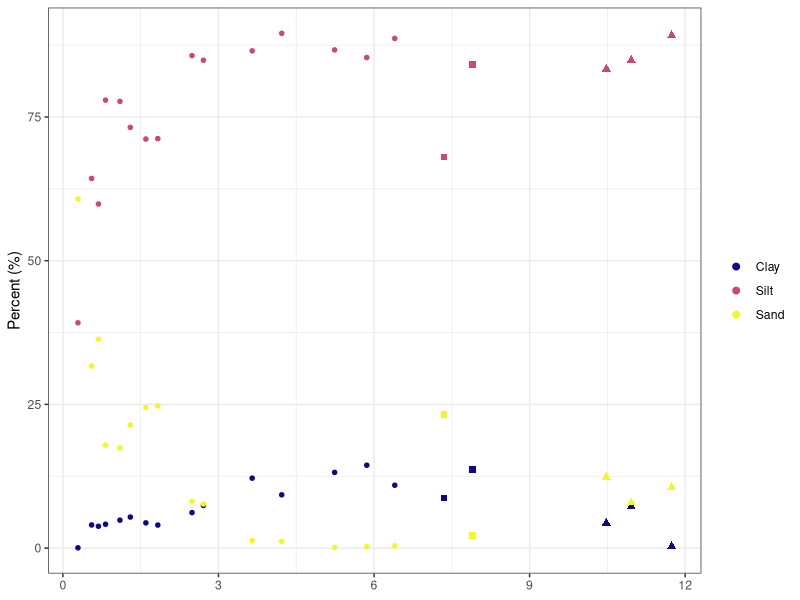
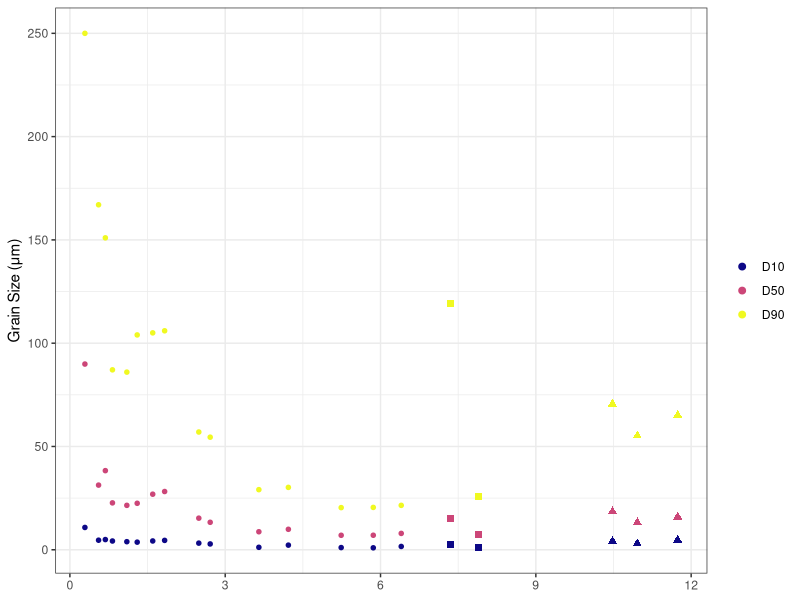
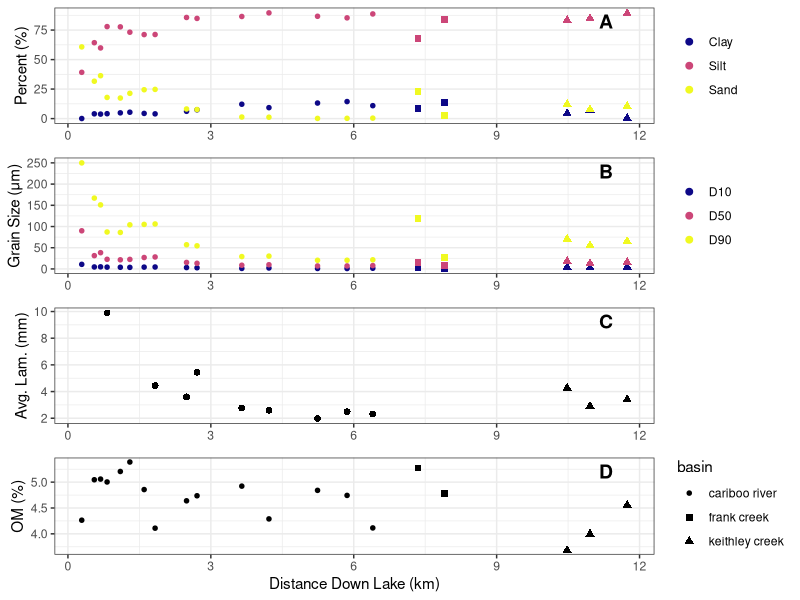

Write R code to recreate these figures, in order. (Note: this script raises an error after producing the figures.)
library(tidyverse)
library(viridis)

# Data ####
gs <- readxl::read_xlsx('data/Sediment/Grain Size/CB17_GrainSize_Ekmans.xlsx', sheet = 2) |> 
  select(ID = `Core Number`,
         dist = `Distance Frm Delta (km)`,
         depth = Depth,
         basin = `sub-basin`,
         D10 = `Dx (10)`,
         D50 = `Dx (50)`,
         D90 = `Dx (90)`,
         Clay = `Clay  (0.01 - 2) μm`,
         Silt = `Silt  (2 - 63) μm`,
         Sand = `Sand  (63 - 2000) μm`
         ) 

ek_meta <- gs |> select(ID:basin) |> distinct()
  
varve <- read_csv('data/ekman/EK_varveCounting_orig_long_analysis.csv') |> 
  select(
    ID = core_num,
    thickness = layer_thickness_mm
  ) |> 
  group_by(ID) |> 
  summarise(Lam_Thickness = mean(thickness, na.rm = T)) |> 
  mutate(ID = as.numeric(gsub(".*?([0-9]+).*" , "\\1", ID))) |> 
  left_join(ek_meta, by = 'ID') 

loi <- readxl::read_xlsx('data/Sediment/LOI/LOI_Cariboo_EkmanBulkSamples.xlsx', sheet = 5, skip = 1) |> 
  select(
    ID = `Core #`,
    # dist = `Distance Frm Delta (km)`,
    # depth = Depth,
    # loi_initial = `Initial Results`,
    LOI = `LOI (%) Second Round`,
    loi_notes = Notes
  ) |> 
  filter(is.na(ID) == F) |> 
  mutate(ID = as.numeric(gsub(".*?([0-9]+).*" , "\\1", ID))) |> 
  left_join(ek_meta, by = 'ID') 

# Plot ####
delta_shapes <- c(20, 15, 17)

gs_plot_grains <- 
  gs |> 
  pivot_longer(Clay:Sand, 
               names_to = 'grain_size_stat', 
               values_to = 'gs_value') |> 
  ggplot(aes(x = dist, 
             y = gs_value, 
             color = factor(grain_size_stat, levels = c("Clay", 
                                                                "Silt", 
                                                                "Sand")),
             shape = basin)) +
  geom_point(size = 2) +
  ylab('Percent (%)') +
  scale_shape_manual(guide = 'none', values = delta_shapes) +
  theme_bw() +
  theme(axis.title.x = element_blank(), legend.title = element_blank()) +
  scale_color_manual(values = viridis(3, option = 'C'))

gs_plot_grains
  
gs_plot_dist <- 
    gs |> 
    pivot_longer(D10:D90, 
                 names_to = 'grain_size_stat', 
                 values_to = 'gs_value') |> 
  ggplot(aes(x = dist, y = gs_value, color = grain_size_stat, shape = basin)) +
    geom_point(size = 2) +
    ylab('Grain Size (μm)') +
    scale_shape_manual(guide = 'none', values = delta_shapes) +
    theme_bw() +
    theme(axis.title.x = element_blank(), legend.title = element_blank()) +
  scale_color_manual(values = viridis(3, option = 'C'))

gs_plot_dist

varve_plot <- ggplot(varve, aes(x = dist, y = Lam_Thickness, shape = basin)) +
  geom_point(size = 2) +
  xlim(c(0.290,NA)) +
  ylab('Avg. Lam. (mm)') +
  theme_bw() +
  theme(axis.title.x = element_blank()) +
  scale_color_brewer(palette = 'Set2', name = '') +
  scale_shape_discrete(guide = 'none')

loi_plot <- ggplot(loi, aes(x = dist, y = LOI, shape = basin)) +
  geom_point(size = 2) +
  ylab('OM (%)') +
  xlab('Distance Down Lake (km)')+
  scale_color_brewer(palette = 'Set2', name = '') +
  scale_shape_manual(values = delta_shapes) +
  theme_bw()

p <- list(gs_plot_grains, gs_plot_dist, varve_plot, loi_plot)


cp <- cowplot::plot_grid(plotlist = p, nrow=length(p), 
                         # labels = LETTERS[seq( from = 1, to = length(p) )], 
                         labels = "AUTO",
                         label_y = 0.95,
                         label_x = .74,
                         align = 'v',
                         axis = 'tblr')

cp

cowplot::save_plot('sage-submission/figs/ekman_seds.jpg', plot = cp, base_width = 8.5, base_height = 6)

saveRDS(cp, file = 'figs/ekman/ekman_seds.rds')
  
